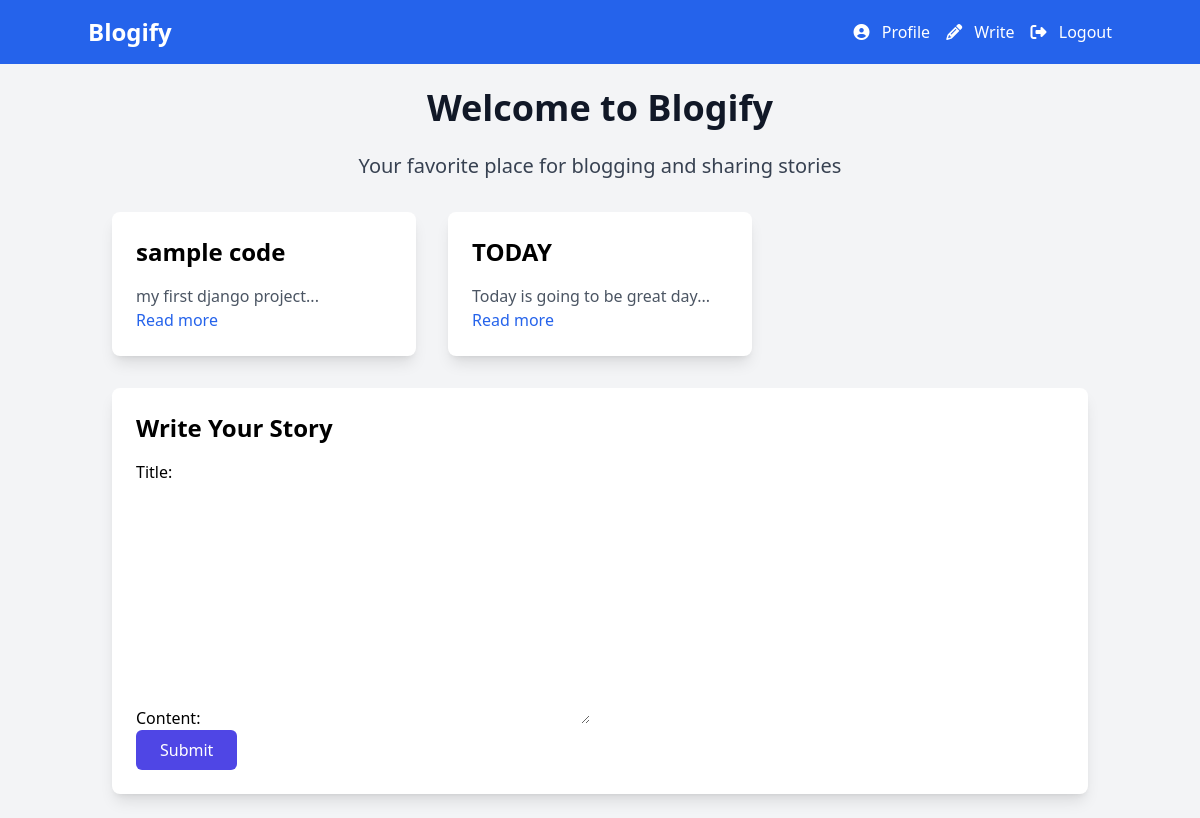
The app's page / (signed in), older data.
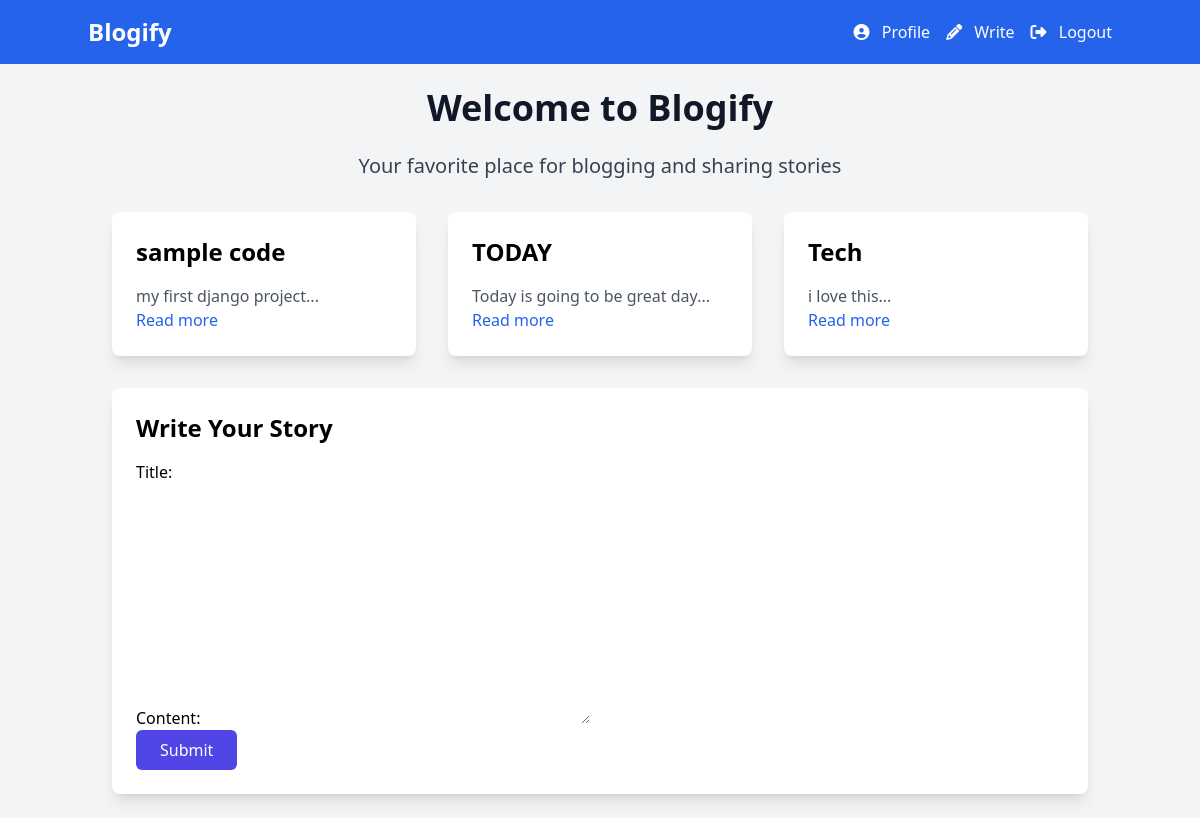
The same page, newer data.
### blog/models.py (models this page shows, shortened)
class Post(models.Model):
    title = models.CharField(max_length=200)
    content = models.TextField()
    author = models.ForeignKey(User, on_delete=models.CASCADE)
    created_at = models.DateTimeField(auto_now_add=True)
    updated_at = models.DateTimeField(auto_now=True)

### blog/views.py (the view)
# urls.py: path('', views.home, name='home'),
@login_required
def home(request):
    posts = Post.objects.all()
    form = PostForm(request.POST or None)
    if request.method == "POST" and form.is_valid():
        new_post = form.save(commit=False)
        new_post.author = request.user
        new_post.save()
        return redirect('/')
    return render(request, 'blog/home/home.html', {
        'posts': posts,
        'form': form,
    })

### blog/forms.py
class PostForm(forms.ModelForm):
    class Meta:
        model = Post
        fields = ['title', 'content']

### blog/templates/blog/home/home.html (shortened to what this page needs)
<!DOCTYPE html>
<html lang="en">
<head>
    <script src="https://cdn.tailwindcss.com"></script>
</head>
<body class="bg-gray-100">
    <nav class="bg-blue-600 p-4">
        <div class="container mx-auto flex justify-between items-center">
            <div class="text-white text-2xl font-bold">
                <a href="/">Blogify</a>
            </div>
            <div class="flex items-center space-x-4">
                <a href="{% url 'profile' %}" class="text-white hover:text-gray-300">
                    <i class="fas fa-user-circle mr-2"></i> Profile
                </a>
                <a href="#writeForm" class="text-white hover:text-gray-300">
                    <i class="fas fa-pencil-alt mr-2"></i> Write
                </a>
                <a href="{% url 'logout' %}" class="text-white hover:text-gray-300">
                    <i class="fas fa-sign-out-alt mr-2"></i> Logout
                </a>
            </div>
        </div>
    </nav>
    <div class="container mx-auto p-6">
        <h1 class="text-4xl font-bold text-center mb-6 text-gray-900">Welcome to Blogify</h1>
        <p class="text-xl text-center text-gray-700">Your favorite place for blogging and sharing stories</p>
        <div class="mt-8">
            <div class="grid grid-cols-1 sm:grid-cols-2 lg:grid-cols-3 gap-8">
                {% for post in posts %}
                <div class="bg-white p-6 rounded-lg shadow-lg">
                    <h3 class="text-2xl font-semibold mb-4">{{ post.title }}</h3>
                    <p class="text-gray-600">{{ post.content|slice:":150" }}...</p>
                    <a href="{% url 'post_detail' post.id %}" class="mt-4 text-blue-600 hover:underline">Read more</a>
                </div>
                {% empty %}
                <p class="text-center text-gray-600">No blog posts yet. Be the first to write!</p>
                {% endfor %}
            </div>
        </div>
        <div id="writeForm" class="mt-8 bg-white p-6 rounded-lg shadow-lg">
            <h3 class="text-2xl font-semibold mb-4">Write Your Story</h3>
            <form method="POST">
                {{ form.as_p }}
                <button type="submit" class="px-6 py-2 bg-indigo-600 text-white rounded-md hover:bg-indigo-700">Submit</button>
            </form>
        </div>
    </div>
</body>
</html>

Row changes from the older to the newer data that the page shows:
added Post: title "Tech", content "i love this"
